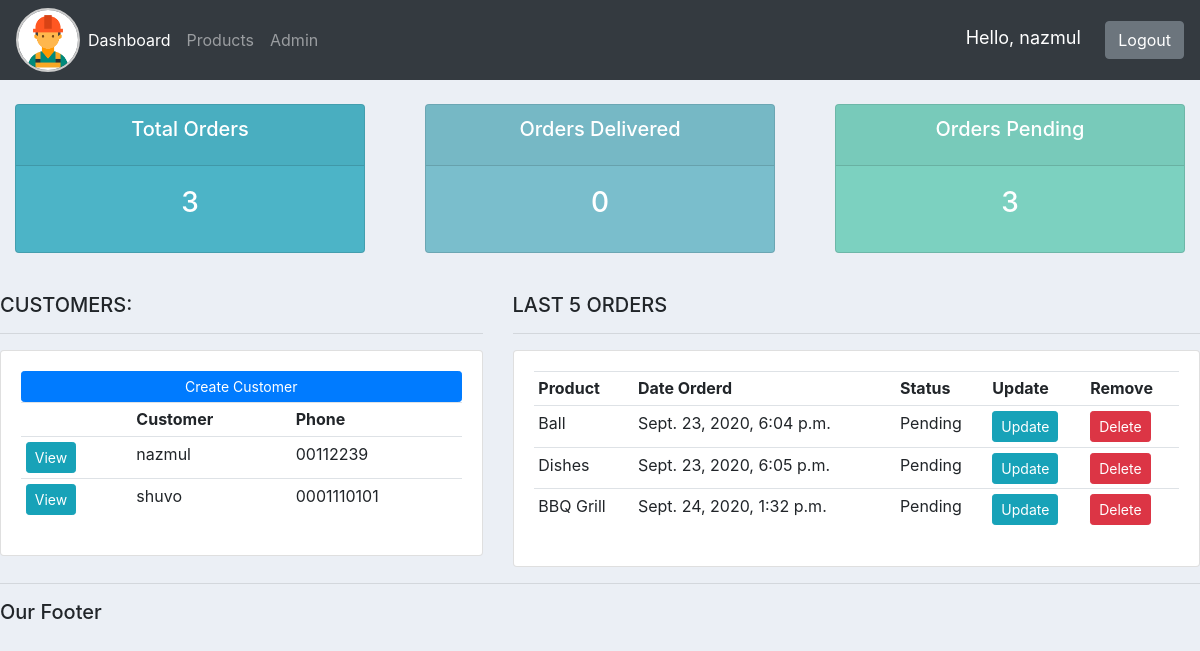
/ (signed in), run on an earlier commit of the app's database.
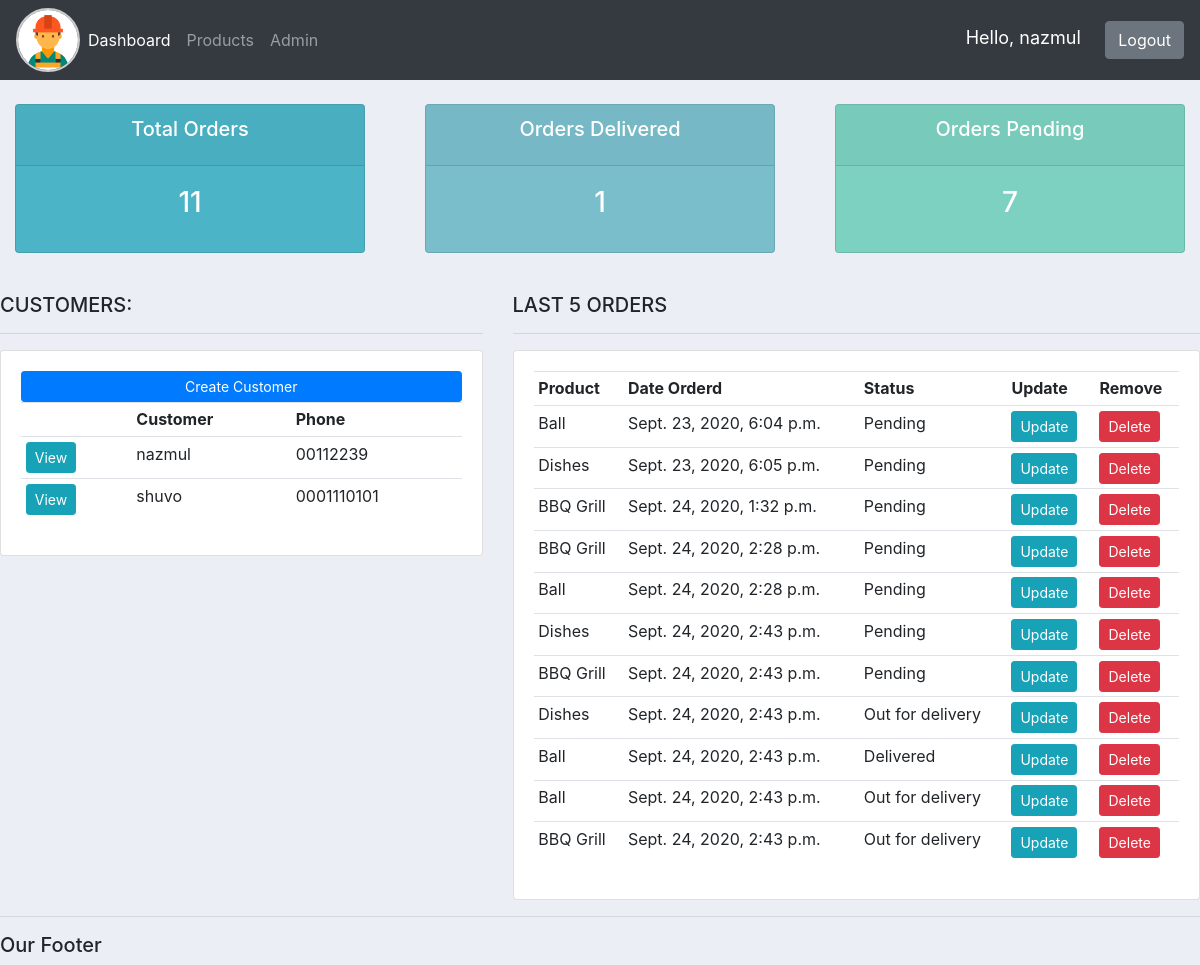
And on a later commit of the database.
### accounts/models.py (models this page shows, shortened)
class Customer(models.Model):
    name = models.CharField(max_length=200, null=True)
    phone = models.CharField(max_length=200, null=True)
    email = models.CharField(max_length=200, null=True)
    date_created = models.DateTimeField(auto_now_add=True)

class Order(models.Model):
    STATUS = (
        ('Pending', 'Pending'),
        ('Out for delivery', 'Out for delivery'),
        ('Delivered', 'Delivered'),
    )
    customer = models.ForeignKey(
        Customer, null=True, on_delete=models.SET_NULL)
    product = models.ForeignKey(Product, null=True, on_delete=models.SET_NULL)
    date_created = models.DateTimeField(auto_now_add=True)
    status = models.CharField(max_length=200, null=True, choices=STATUS)
    note = models.CharField(max_length=200, null=True)

class Product(models.Model):
    CATEGORY = (
        ('Indoor', 'Indoor'),
        ('Out door', 'Out door'),
    )
    name = models.CharField(max_length=200, null=True)
    price = models.FloatField(null=True)
    category = models.CharField(max_length=200, null=True, choices=CATEGORY)
    description = models.CharField(max_length=200, null=True, blank=True)
    date_created = models.DateTimeField(auto_now_add=True)
    tags = models.ManyToManyField(Tag)
    def __str__(self):
        return self.name

### accounts/views.py (the view)
# urls.py: path('', views.home, name="home"),
@login_required(login_url="login")
def home(req):
    orders = Order.objects.all()
    customers = Customer.objects.all()
    total_customers = customers.count()
    total_orders = orders.count()
    delivered = orders.filter(status='Delivered').count()
    pending = orders.filter(status='Pending').count()
    context = {'orders': orders, 'customers': customers, 'total_customers': total_customers,
               'total_orders': total_orders, 'delivered': delivered, 'pending': pending}
    return render(req, 'accounts/dashboard.html', context)

### accounts/templates/accounts/dashboard.html
{% extends 'accounts/main.html' %}
{% block content %}
{% include 'accounts/status.html' %}
<br />
<div class="row">
    <div class="col-md-5">
        <h5>CUSTOMERS:</h5>
        <hr />
        <div class="card card-body">
            <a class="btn btn-primary btn-sm btn-block" href=""
                >Create Customer</a
            >
            <table class="table table-sm">
                <tr>
                    <th></th>
                    <th>Customer</th>
                    <th>Phone</th>
                </tr>
                {% for customer in customers %}
                    <tr>
                        <td><a href="{% url 'customer' customer.id %}"  class="btn btn-sm btn-info">View</a>
                        <td>{{customer.name}}</td>
                        <td>{{customer.phone}}</td>
                    </tr>
                {% endfor %}
            </table>
        </div>
    </div>
    <div class="col-md-7">
        <h5>LAST 5 ORDERS</h5>
        <hr />
        <div class="card card-body">
            <table class="table table-sm">
                <tr>
                    <th>Product</th>
                    <th>Date Orderd</th>
                    <th>Status</th>
                    <th>Update</th>
                    <th>Remove</th>
                </tr>
                {% for order in orders %}
                    <tr>
                        <td>{{order.product}}</td>
                        <td>{{order.date_created}}</td>
                        <td>{{order.status}}</td>
                        <td><a href="{% url 'update_order' order.id %}" class="btn btn-sm btn-info">Update</a></td>
                        <td><a href="{% url 'delete_order' order.id %}" class="btn btn-sm btn-danger">Delete</a></td>
                    </tr>
                {% endfor %}
            </table>
        </div>
    </div>
</div>
{% endblock %}

### accounts/templates/accounts/main.html (shortened to what this page needs)
{% load static %}
<!DOCTYPE html>
<html lang="en">
    <head>
        <link
            rel="stylesheet"
            href="https://stackpath.bootstrapcdn.com/bootstrap/4.4.1/css/bootstrap.min.css"
        />
        <link rel="stylesheet" href="{% static '/css/main.css' %}" />
    </head>
    <body>
        {% include 'accounts/navbar.html' %} {% block content %} {% endblock %}
        <hr />
        <h5>Our Footer</h5>
    </body>
</html>

### accounts/templates/accounts/navbar.html (shortened to what this page needs)
{% load static %}
<nav class="navbar navbar-expand-lg navbar-dark bg-dark">
    <img src="{% static 'images/logo.png' %}" alt="Logo" id="logo" />
    <div class="collapse navbar-collapse" id="navbarNav">
        <ul class="navbar-nav">
            <li class="nav-item active">
                <a class="nav-link" href="{% url 'home' %}">Dashboard</a>
            </li>
            <li class="nav-item">
                <a class="nav-link" href="{% url 'products' %}">Products</a>
            </li>
            <li class="nav-item">
                <a class="nav-link" href="http://127.0.0.1:8000/admin">Admin</a>
            </li>
        </ul>
        <div class="ml-auto">
            <span class="hello-msg">Hello, {{ request.user }}</span>
            <span>
                <a class="btn btn-md btn-secondary" href="{% url 'logout' %}">Logout</a>
            </span>
        </div>
    </div>
</nav>

### accounts/templates/accounts/status.html
<br />
<div class="row">
    <div class="col">
        <div class="col-md">
            <div class="card text-center text-white mb-3" id="total-orders">
                <div class="card-header">
                    <h5 class="card-title">Total Orders</h5>
                </div>
                <div class="card-body">
                    <h3 class="card-title">{{total_orders}}</h3>
                </div>
            </div>
        </div>
    </div>
    <div class="col">
        <div class="col-md">
            <div class="card text-center text-white mb-3" id="orders-delivered">
                <div class="card-header">
                    <h5 class="card-title">Orders Delivered</h5>
                </div>
                <div class="card-body">
                    <h3 class="card-title">{{delivered}}</h3>
                </div>
            </div>
        </div>
    </div>
    <div class="col">
        <div class="col-md">
            <div class="card text-center text-white mb-3" id="orders-pending">
                <div class="card-header">
                    <h5 class="card-title">Orders Pending</h5>
                </div>
                <div class="card-body">
                    <h3 class="card-title">
                    {{pending}}</h3>
                </div>
            </div>
        </div>
    </div>
</div>

### static/css/main.css (style rules this page uses)
body { background-color: #ebeff5; }
#logo { height: auto; width: 4rem; border-radius: 50%; border-width: 2px; border-color: #ccc; border-style: solid; }
#total-orders { background-color: #4cb4c7; }
#orders-delivered { background-color: #7abecc; }
#orders-pending { background-color: #7cd1c0; }

### accounts/templates/accounts/navbar.html (style rules this page uses)
.hello-msg { font-size: 18px; color: #fff; margin-right: 20px; }

What changed in the data, as far as the page shows it:
added Order: product "BBQ Grill", date_created "Sept. 24, 2020, 2:28 p.m.", status "Pending"
added Order: product "Ball", date_created "Sept. 24, 2020, 2:28 p.m.", status "Pending"
added Order: product "Dishes", date_created "Sept. 24, 2020, 2:43 p.m.", status "Pending"
added Order: product "BBQ Grill", date_created "Sept. 24, 2020, 2:43 p.m.", status "Pending"
added Order: product "Dishes", date_created "Sept. 24, 2020, 2:43 p.m.", status "Out for delivery"
added Order: product "Ball", date_created "Sept. 24, 2020, 2:43 p.m.", status "Delivered"
added Order: product "Ball", date_created "Sept. 24, 2020, 2:43 p.m.", status "Out for delivery"
added Order: product "BBQ Grill", date_created "Sept. 24, 2020, 2:43 p.m.", status "Out for delivery"
Also different on the page:
{{ total_orders }}: "3" → "11"
{{ delivered }}: "0" → "1"
{{ pending }}: "3" → "7"
